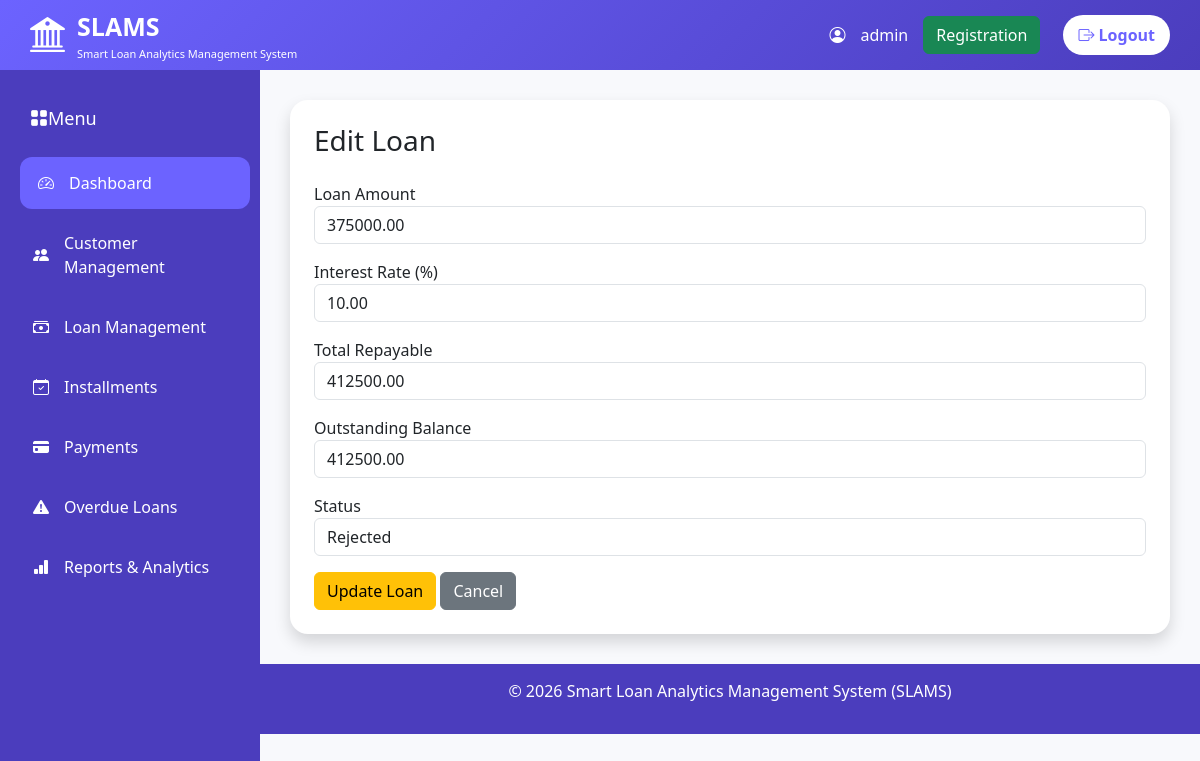
The page /loans/edit_loan.php?id=2 (signed in) on the database its author committed.
### tables this page shows
CREATE TABLE `loans` (
  `id` int(11) NOT NULL,
  `customer_id` int(11) DEFAULT NULL,
  `amount` decimal(10,2) DEFAULT NULL,
  `interest_rate` decimal(5,2) DEFAULT NULL,
  `status` varchar(20) DEFAULT 'pending',
  `total_repayable` decimal(10,2) DEFAULT 0.00,
  `outstanding_balance` decimal(10,2) DEFAULT 0.00,
  `created_at` date DEFAULT NULL
);

### loans/edit_loan.php (the view, shortened to what this page needs)
<?php
include "../config/auth.php";
include "../includes/header.php";
include "../includes/navbar.php";
include "../includes/sidebar.php";
$id = $_GET['id'];
$stmt = $conn->prepare("SELECT * FROM loans WHERE id=?");
$stmt->bind_param("i",$id);
$stmt->execute();
$result = $stmt->get_result();
$loan = $result->fetch_assoc();
?>
<div class="content">
<div class="card shadow p-4">
<h3 class="mb-4">
Edit Loan
</h3>
<form method="POST">
<div class="mb-3">
<label>Loan Amount</label>
<input
type="number"
step="0.01"
id="amount"
name="amount"
class="form-control"
value="<?= $loan['amount']; ?>"
onkeyup="calculateLoan()"
required>
</div>
<div class="mb-3">
<label>Interest Rate (%)</label>
<input
type="number"
step="0.01"
id="interest_rate"
name="interest_rate"
class="form-control"
value="<?= $loan['interest_rate']; ?>"
onkeyup="calculateLoan()"
required>
</div>
<div class="mb-3">
<label>Total Repayable</label>
<input
type="number"
step="0.01"
id="total_repayable"
name="total_repayable"
class="form-control"
value="<?= $loan['total_repayable']; ?>"
readonly>
</div>
<div class="mb-3">
<label>Outstanding Balance</label>
<input
type="number"
step="0.01"
id="outstanding_balance"
name="outstanding_balance"
class="form-control"
value="<?= $loan['outstanding_balance']; ?>"
readonly>
</div>
<div class="mb-3">
<label>Status</label>
<select name="status" class="form-control">
<option value="Rejected"
<?= ($loan['status']=="Rejected")?'selected':''; ?>>
Rejected
</option>
</select>
</div>
<button class="btn btn-warning" name="update">
Update Loan
</button>
<a href="loan_list.php" class="btn btn-secondary">
Cancel
</a>
</form>
</div>
</div>
<?php
include "../includes/footer.php";
?>

### assets/css/style.css (style rules this page uses)
* { box-sizing:border-box; }
body { margin:0; font-family:Arial, sans-serif sans-serif; background:#f5f3ff; }
* { margin:0; padding:0; box-sizing:border-box; }
body { background:#F8F9FC; font-family:'Segoe UI',sans-serif; }
.content { margin-left:260px; padding:100px 30px 30px; }
.card { border:none; border-radius:18px; box-shadow:0 10px 25px rgba(0,0,0,0.08); }

### rows shown on the page
loans: amount "375000.00", interest_rate "10.00", total_repayable "412500.00", outstanding_balance "412500.00", status "Rejected"

### other values the page prints
$_SESSION['name'] "admin"
